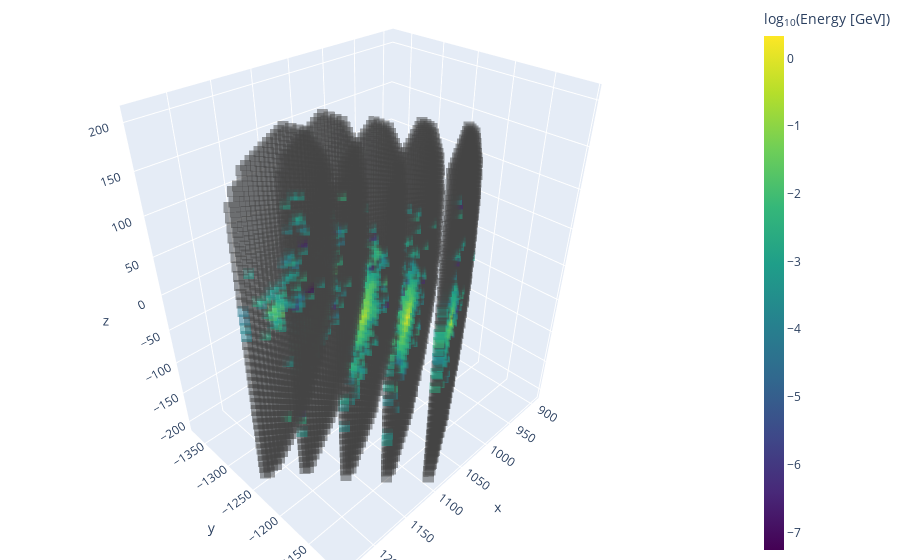

This figure's notebook cell:
### Code cell
index = 1
poy = data['hit_y'].array()[index]
pox = data['hit_x'].array()[index]
poz = data['hit_z'].array()[index]
ene = data['recHit_dE'].array()[index]
 

'''
plot3d function, showing the colorbar on the side
'''
def plot3d(pox,poy,poz,ene):
    import plotly.graph_objects as go
    import numpy as np
    from plotly.subplots import make_subplots
    fig = make_subplots(rows=1, cols=1, specs=[[{'is_3d': True}]])
    fig.add_trace(go.Scatter3d(x=pox, y=poy, z=poz, mode='markers', marker=dict(
        size=4, 
        symbol='square', 
        color=np.log10(ene), 
        colorscale='Viridis', 
        opacity=0.5,
        colorbar=dict(thickness=20, title='log<sub>10</sub>(Energy [GeV])'),
        )), 1, 1)
    fig.update_layout(margin=dict(l=0, r=0, b=0, t=0))
    fig.update_traces(marker=dict(line=dict(width=0)))
    fig.show()


plot3d(pox,poy,poz,ene)

### Figure 1 — Plotly figure (JSON) as saved in the notebook; plotly's stock layout.template omitted (floating-point values rounded to 4 significant figures; data arrays with more than 128 entries replaced by an {"elided": "..."} marker saying what was removed)
{"data": [{"marker": {"color": {"elided": "4409 float values"}, "colorbar": {"thickness": 20, "title": {"text": "log<sub>10</sub>(Energy [GeV])"}}, "colorscale": [[0, "#440154"], [0.1111, "#482878"], [0.2222, "#3e4989"], [0.3333, "#31688e"], [0.4444, "#26828e"], [0.5556, "#1f9e89"], [0.6667, "#35b779"], [0.7778, "#6ece58"], [0.8889, "#b5de2b"], [1, "#fde725"]], "line": {"width": 0}, "opacity": 0.5, "size": 4, "symbol": "square"}, "mode": "markers", "scene": "scene", "type": "scatter3d", "x": {"elided": "4409 float values"}, "y": {"elided": "4409 float values"}, "z": {"elided": "4409 float values"}}], "layout": {"margin": {"b": 0, "l": 0, "r": 0, "t": 0}, "scene": {"domain": {"x": [0, 1], "y": [0, 1]}}}}
